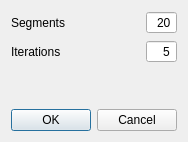
<?xml version="1.0" encoding="UTF-8"?>
<ui version="4.0">
 <class>dialSettings</class>
 <widget class="QDialog" name="dialSettings">
  <property name="geometry">
   <rect>
    <x>0</x>
    <y>0</y>
    <width>266</width>
    <height>146</height>
   </rect>
  </property>
  <property name="windowTitle">
   <string>Settings</string>
  </property>
  <layout class="QVBoxLayout" name="verticalLayout">
   <property name="sizeConstraint">
    <enum>QLayout::SetFixedSize</enum>
   </property>
   <item>
    <layout class="QGridLayout" name="gridLayout">
     <item row="1" column="1">
      <spacer name="horizontalSpacer">
       <property name="orientation">
        <enum>Qt::Horizontal</enum>
       </property>
       <property name="sizeHint" stdset="0">
        <size>
         <width>40</width>
         <height>20</height>
        </size>
       </property>
      </spacer>
     </item>
     <item row="1" column="0">
      <widget class="QLabel" name="label">
       <property name="text">
        <string>Iterations</string>
       </property>
      </widget>
     </item>
     <item row="1" column="2">
      <widget class="QSpinBox" name="NumIterations">
       <property name="alignment">
        <set>Qt::AlignRight|Qt::AlignTrailing|Qt::AlignVCenter</set>
       </property>
       <property name="buttonSymbols">
        <enum>QAbstractSpinBox::NoButtons</enum>
       </property>
       <property name="maximum">
        <number>99</number>
       </property>
       <property name="value">
        <number>5</number>
       </property>
      </widget>
     </item>
     <item row="2" column="0">
      <spacer name="verticalSpacer">
       <property name="orientation">
        <enum>Qt::Vertical</enum>
       </property>
       <property name="sizeHint" stdset="0">
        <size>
         <width>20</width>
         <height>40</height>
        </size>
       </property>
      </spacer>
     </item>
     <item row="0" column="0">
      <widget class="QLabel" name="label_2">
       <property name="text">
        <string>Segments</string>
       </property>
      </widget>
     </item>
     <item row="0" column="2">
      <widget class="QSpinBox" name="NumSegments">
       <property name="alignment">
        <set>Qt::AlignRight|Qt::AlignTrailing|Qt::AlignVCenter</set>
       </property>
       <property name="buttonSymbols">
        <enum>QAbstractSpinBox::NoButtons</enum>
       </property>
       <property name="maximum">
        <number>999</number>
       </property>
       <property name="value">
        <number>20</number>
       </property>
      </widget>
     </item>
    </layout>
   </item>
   <item>
    <widget class="QDialogButtonBox" name="buttonBox">
     <property name="orientation">
      <enum>Qt::Horizontal</enum>
     </property>
     <property name="standardButtons">
      <set>QDialogButtonBox::Cancel|QDialogButtonBox::Ok</set>
     </property>
    </widget>
   </item>
  </layout>
 </widget>
 <resources/>
 <connections>
  <connection>
   <sender>buttonBox</sender>
   <signal>accepted()</signal>
   <receiver>dialSettings</receiver>
   <slot>accept()</slot>
   <hints>
    <hint type="sourcelabel">
     <x>248</x>
     <y>254</y>
    </hint>
    <hint type="destinationlabel">
     <x>157</x>
     <y>274</y>
    </hint>
   </hints>
  </connection>
  <connection>
   <sender>buttonBox</sender>
   <signal>rejected()</signal>
   <receiver>dialSettings</receiver>
   <slot>reject()</slot>
   <hints>
    <hint type="sourcelabel">
     <x>316</x>
     <y>260</y>
    </hint>
    <hint type="destinationlabel">
     <x>286</x>
     <y>274</y>
    </hint>
   </hints>
  </connection>
 </connections>
</ui>
